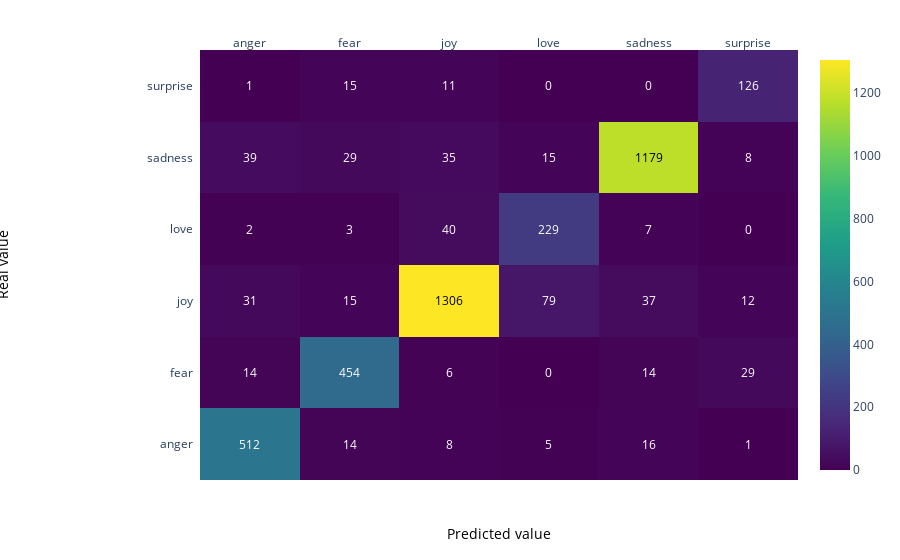

Notebook code cell kept with this figure:
### Markdown cell above
### Matrice de confusion données de validation

### Code cell
z = confusion_matrix(y_pred, y_val)

x = list(np.unique(df.Emotion))
y =  list(np.unique(df.Emotion))

# change each element of z to type string for annotations
z_text = [[str(y) for y in x] for x in z]

# set up figure 
fig = ff.create_annotated_heatmap(z, x=x, y=y, annotation_text=z_text, colorscale='Viridis')

# add custom xaxis title
fig.add_annotation(dict(font=dict(color="black",size=14),
                        x=0.5,
                        y=-0.15,
                        showarrow=False,
                        text="Predicted value",
                        xref="paper",
                        yref="paper"))

# add custom yaxis title
fig.add_annotation(dict(font=dict(color="black",size=14),
                        x=-0.35,
                        y=0.5,
                        showarrow=False,
                        text="Real value",
                        textangle=-90,
                        xref="paper",
                        yref="paper"))

# adjust margins to make room for yaxis title
fig.update_layout(margin=dict(t=50, l=200))

# add colorbar
fig['data'][0]['showscale'] = True
fig.show()

### Figure 1 — Plotly figure (JSON) as saved in the notebook; plotly's stock layout.template omitted (floating-point values rounded to 4 significant figures)
{"data": [{"colorscale": [[0, "#440154"], [0.1111, "#482878"], [0.2222, "#3e4989"], [0.3333, "#31688e"], [0.4444, "#26828e"], [0.5556, "#1f9e89"], [0.6667, "#35b779"], [0.7778, "#6ece58"], [0.8889, "#b5de2b"], [1, "#fde725"]], "reversescale": false, "showscale": true, "type": "heatmap", "x": ["anger", "fear", "joy", "love", "sadness", "surprise"], "y": ["anger", "fear", "joy", "love", "sadness", "surprise"], "z": [[512, 14, 8, 5, 16, 1], [14, 454, 6, 0, 14, 29], [31, 15, 1306, 79, 37, 12], [2, 3, 40, 229, 7, 0], [39, 29, 35, 15, 1179, 8], [1, 15, 11, 0, 0, 126]]}], "layout": {"annotations": [{"font": {"color": "#FFFFFF"}, "showarrow": false, "text": "512", "x": "anger", "xref": "x", "y": "anger", "yref": "y"}, {"font": {"color": "#FFFFFF"}, "showarrow": false, "text": "14", "x": "fear", "xref": "x", "y": "anger", "yref": "y"}, {"font": {"color": "#FFFFFF"}, "showarrow": false, "text": "8", "x": "joy", "xref": "x", "y": "anger", "yref": "y"}, {"font": {"color": "#FFFFFF"}, "showarrow": false, "text": "5", "x": "love", "xref": "x", "y": "anger", "yref": "y"}, {"font": {"color": "#FFFFFF"}, "showarrow": false, "text": "16", "x": "sadness", "xref": "x", "y": "anger", "yref": "y"}, {"font": {"color": "#FFFFFF"}, "showarrow": false, "text": "1", "x": "surprise", "xref": "x", "y": "anger", "yref": "y"}, {"font": {"color": "#FFFFFF"}, "showarrow": false, "text": "14", "x": "anger", "xref": "x", "y": "fear", "yref": "y"}, {"font": {"color": "#FFFFFF"}, "showarrow": false, "text": "454", "x": "fear", "xref": "x", "y": "fear", "yref": "y"}, {"font": {"color": "#FFFFFF"}, "showarrow": false, "text": "6", "x": "joy", "xref": "x", "y": "fear", "yref": "y"}, {"font": {"color": "#FFFFFF"}, "showarrow": false, "text": "0", "x": "love", "xref": "x", "y": "fear", "yref": "y"}, {"font": {"color": "#FFFFFF"}, "showarrow": false, "text": "14", "x": "sadness", "xref": "x", "y": "fear", "yref": "y"}, {"font": {"color": "#FFFFFF"}, "showarrow": false, "text": "29", "x": "surprise", "xref": "x", "y": "fear", "yref": "y"}, {"font": {"color": "#FFFFFF"}, "showarrow": false, "text": "31", "x": "anger", "xref": "x", "y": "joy", "yref": "y"}, {"font": {"color": "#FFFFFF"}, "showarrow": false, "text": "15", "x": "fear", "xref": "x", "y": "joy", "yref": "y"}, {"font": {"color": "#000000"}, "showarrow": false, "text": "1306", "x": "joy", "xref": "x", "y": "joy", "yref": "y"}, {"font": {"color": "#FFFFFF"}, "showarrow": false, "text": "79", "x": "love", "xref": "x", "y": "joy", "yref": "y"}, {"font": {"color": "#FFFFFF"}, "showarrow": false, "text": "37", "x": "sadness", "xref": "x", "y": "joy", "yref": "y"}, {"font": {"color": "#FFFFFF"}, "showarrow": false, "text": "12", "x": "surprise", "xref": "x", "y": "joy", "yref": "y"}, {"font": {"color": "#FFFFFF"}, "showarrow": false, "text": "2", "x": "anger", "xref": "x", "y": "love", "yref": "y"}, {"font": {"color": "#FFFFFF"}, "showarrow": false, "text": "3", "x": "fear", "xref": "x", "y": "love", "yref": "y"}, {"font": {"color": "#FFFFFF"}, "showarrow": false, "text": "40", "x": "joy", "xref": "x", "y": "love", "yref": "y"}, {"font": {"color": "#FFFFFF"}, "showarrow": false, "text": "229", "x": "love", "xref": "x", "y": "love", "yref": "y"}, {"font": {"color": "#FFFFFF"}, "showarrow": false, "text": "7", "x": "sadness", "xref": "x", "y": "love", "yref": "y"}, {"font": {"color": "#FFFFFF"}, "showarrow": false, "text": "0", "x": "surprise", "xref": "x", "y": "love", "yref": "y"}, {"font": {"color": "#FFFFFF"}, "showarrow": false, "text": "39", "x": "anger", "xref": "x", "y": "sadness", "yref": "y"}, {"font": {"color": "#FFFFFF"}, "showarrow": false, "text": "29", "x": "fear", "xref": "x", "y": "sadness", "yref": "y"}, {"font": {"color": "#FFFFFF"}, "showarrow": false, "text": "35", "x": "joy", "xref": "x", "y": "sadness", "yref": "y"}, {"font": {"color": "#FFFFFF"}, "showarrow": false, "text": "15", "x": "love", "xref": "x", "y": "sadness", "yref": "y"}, {"font": {"color": "#000000"}, "showarrow": false, "text": "1179", "x": "sadness", "xref": "x", "y": "sadness", "yref": "y"}, {"font": {"color": "#FFFFFF"}, "showarrow": false, "text": "8", "x": "surprise", "xref": "x", "y": "sadness", "yref": "y"}, {"font": {"color": "#FFFFFF"}, "showarrow": false, "text": "1", "x": "anger", "xref": "x", "y": "surprise", "yref": "y"}, {"font": {"color": "#FFFFFF"}, "showarrow": false, "text": "15", "x": "fear", "xref": "x", "y": "surprise", "yref": "y"}, {"font": {"color": "#FFFFFF"}, "showarrow": false, "text": "11", "x": "joy", "xref": "x", "y": "surprise", "yref": "y"}, {"font": {"color": "#FFFFFF"}, "showarrow": false, "text": "0", "x": "love", "xref": "x", "y": "surprise", "yref": "y"}, {"font": {"color": "#FFFFFF"}, "showarrow": false, "text": "0", "x": "sadness", "xref": "x", "y": "surprise", "yref": "y"}, {"font": {"color": "#FFFFFF"}, "showarrow": false, "text": "126", "x": "surprise", "xref": "x", "y": "surprise", "yref": "y"}, {"font": {"color": "black", "size": 14}, "showarrow": false, "text": "Predicted value", "x": 0.5, "xref": "paper", "y": -0.15, "yref": "paper"}, {"font": {"color": "black", "size": 14}, "showarrow": false, "text": "Real value", "textangle": -90, "x": -0.35, "xref": "paper", "y": 0.5, "yref": "paper"}], "margin": {"l": 200, "t": 50}, "xaxis": {"dtick": 1, "gridcolor": "rgb(0, 0, 0)", "side": "top", "ticks": ""}, "yaxis": {"dtick": 1, "ticks": "", "ticksuffix": "  "}}}
